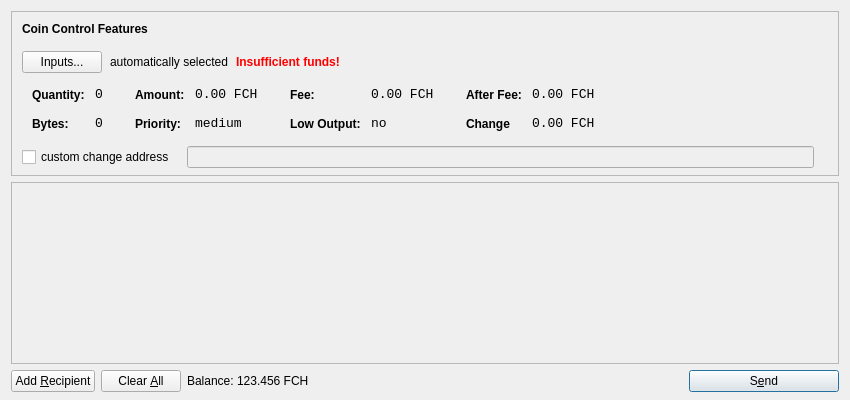
<?xml version="1.0" encoding="UTF-8"?>
<ui version="4.0">
 <class>SendCoinsDialog</class>
 <widget class="QDialog" name="SendCoinsDialog">
  <property name="geometry">
   <rect>
    <x>0</x>
    <y>0</y>
    <width>850</width>
    <height>400</height>
   </rect>
  </property>
  <property name="windowTitle">
   <string>Send Coins</string>
  </property>
  <layout class="QVBoxLayout" name="verticalLayout" stretch="0,1,0">
   <property name="bottomMargin">
    <number>8</number>
   </property>
   <item>
    <widget class="QFrame" name="frameCoinControl">
     <property name="sizePolicy">
      <sizepolicy hsizetype="Expanding" vsizetype="Expanding">
       <horstretch>0</horstretch>
       <verstretch>0</verstretch>
      </sizepolicy>
     </property>
     <property name="maximumSize">
      <size>
       <width>16777215</width>
       <height>16777215</height>
      </size>
     </property>
     <property name="frameShape">
      <enum>QFrame::StyledPanel</enum>
     </property>
     <property name="frameShadow">
      <enum>QFrame::Sunken</enum>
     </property>
     <layout class="QVBoxLayout" name="verticalLayoutCoinControl2">
      <property name="spacing">
       <number>-1</number>
      </property>
      <property name="leftMargin">
       <number>0</number>
      </property>
      <property name="topMargin">
       <number>0</number>
      </property>
      <property name="rightMargin">
       <number>0</number>
      </property>
      <property name="bottomMargin">
       <number>6</number>
      </property>
      <item>
       <layout class="QVBoxLayout" name="verticalLayoutCoinControl" stretch="0,0,0,0,1">
        <property name="spacing">
         <number>0</number>
        </property>
        <property name="leftMargin">
         <number>10</number>
        </property>
        <property name="topMargin">
         <number>10</number>
        </property>
        <item>
         <layout class="QHBoxLayout" name="horizontalLayoutCoinControl1">
          <property name="bottomMargin">
           <number>15</number>
          </property>
          <item>
           <widget class="QLabel" name="labelCoinControlFeatures">
            <property name="sizePolicy">
             <sizepolicy hsizetype="Preferred" vsizetype="Maximum">
              <horstretch>0</horstretch>
              <verstretch>0</verstretch>
             </sizepolicy>
            </property>
            <property name="font">
             <font>
              <weight>75</weight>
              <bold>true</bold>
             </font>
            </property>
            <property name="styleSheet">
             <string notr="true">font-weight:bold;</string>
            </property>
            <property name="text">
             <string>Coin Control Features</string>
            </property>
           </widget>
          </item>
         </layout>
        </item>
        <item>
         <layout class="QHBoxLayout" name="horizontalLayoutCoinControl2" stretch="0,0,0,0">
          <property name="spacing">
           <number>8</number>
          </property>
          <property name="bottomMargin">
           <number>10</number>
          </property>
          <item>
           <widget class="QPushButton" name="pushButtonCoinControl">
            <property name="styleSheet">
             <string notr="true"/>
            </property>
            <property name="text">
             <string>Inputs...</string>
            </property>
           </widget>
          </item>
          <item>
           <widget class="QLabel" name="labelCoinControlAutomaticallySelected">
            <property name="text">
             <string>automatically selected</string>
            </property>
            <property name="margin">
             <number>5</number>
            </property>
           </widget>
          </item>
          <item>
           <widget class="QLabel" name="labelCoinControlInsuffFunds">
            <property name="font">
             <font>
              <weight>75</weight>
              <bold>true</bold>
             </font>
            </property>
            <property name="styleSheet">
             <string notr="true">color:red;font-weight:bold;</string>
            </property>
            <property name="text">
             <string>Insufficient funds!</string>
            </property>
            <property name="margin">
             <number>5</number>
            </property>
           </widget>
          </item>
          <item>
           <spacer name="horizontalSpacerCoinControl">
            <property name="orientation">
             <enum>Qt::Horizontal</enum>
            </property>
            <property name="sizeHint" stdset="0">
             <size>
              <width>40</width>
              <height>1</height>
             </size>
            </property>
           </spacer>
          </item>
         </layout>
        </item>
        <item>
         <widget class="QWidget" name="widgetCoinControl" native="true">
          <property name="sizePolicy">
           <sizepolicy hsizetype="Preferred" vsizetype="Preferred">
            <horstretch>0</horstretch>
            <verstretch>0</verstretch>
           </sizepolicy>
          </property>
          <property name="minimumSize">
           <size>
            <width>0</width>
            <height>0</height>
           </size>
          </property>
          <property name="styleSheet">
           <string notr="true"/>
          </property>
          <layout class="QHBoxLayout" name="horizontalLayoutCoinControl5">
           <property name="margin">
            <number>0</number>
           </property>
           <item>
            <layout class="QHBoxLayout" name="horizontalLayoutCoinControl3" stretch="0,0,0,1">
             <property name="spacing">
              <number>20</number>
             </property>
             <property name="topMargin">
              <number>0</number>
             </property>
             <property name="bottomMargin">
              <number>10</number>
             </property>
             <item>
              <layout class="QFormLayout" name="formLayoutCoinControl1">
               <property name="horizontalSpacing">
                <number>10</number>
               </property>
               <property name="verticalSpacing">
                <number>14</number>
               </property>
               <property name="leftMargin">
                <number>10</number>
               </property>
               <property name="topMargin">
                <number>4</number>
               </property>
               <property name="rightMargin">
                <number>6</number>
               </property>
               <item row="0" column="0">
                <widget class="QLabel" name="labelCoinControlQuantityText">
                 <property name="styleSheet">
                  <string notr="true">font-weight:bold;</string>
                 </property>
                 <property name="text">
                  <string>Quantity:</string>
                 </property>
                 <property name="margin">
                  <number>0</number>
                 </property>
                </widget>
               </item>
               <item row="0" column="1">
                <widget class="QLabel" name="labelCoinControlQuantity">
                 <property name="font">
                  <font>
                   <family>Monospace</family>
                   <pointsize>10</pointsize>
                  </font>
                 </property>
                 <property name="cursor">
                  <cursorShape>IBeamCursor</cursorShape>
                 </property>
                 <property name="contextMenuPolicy">
                  <enum>Qt::ActionsContextMenu</enum>
                 </property>
                 <property name="text">
                  <string>0</string>
                 </property>
                 <property name="margin">
                  <number>0</number>
                 </property>
                 <property name="textInteractionFlags">
                  <set>Qt::LinksAccessibleByMouse|Qt::TextSelectableByKeyboard|Qt::TextSelectableByMouse</set>
                 </property>
                </widget>
               </item>
               <item row="1" column="0">
                <widget class="QLabel" name="labelCoinControlBytesText">
                 <property name="styleSheet">
                  <string notr="true">font-weight:bold;</string>
                 </property>
                 <property name="text">
                  <string>Bytes:</string>
                 </property>
                </widget>
               </item>
               <item row="1" column="1">
                <widget class="QLabel" name="labelCoinControlBytes">
                 <property name="font">
                  <font>
                   <family>Monospace</family>
                   <pointsize>10</pointsize>
                  </font>
                 </property>
                 <property name="cursor">
                  <cursorShape>IBeamCursor</cursorShape>
                 </property>
                 <property name="contextMenuPolicy">
                  <enum>Qt::ActionsContextMenu</enum>
                 </property>
                 <property name="text">
                  <string>0</string>
                 </property>
                 <property name="textInteractionFlags">
                  <set>Qt::LinksAccessibleByMouse|Qt::TextSelectableByKeyboard|Qt::TextSelectableByMouse</set>
                 </property>
                </widget>
               </item>
              </layout>
             </item>
             <item>
              <layout class="QFormLayout" name="formLayoutCoinControl2">
               <property name="horizontalSpacing">
                <number>10</number>
               </property>
               <property name="verticalSpacing">
                <number>14</number>
               </property>
               <property name="leftMargin">
                <number>6</number>
               </property>
               <property name="topMargin">
                <number>4</number>
               </property>
               <property name="rightMargin">
                <number>6</number>
               </property>
               <item row="0" column="0">
                <widget class="QLabel" name="labelCoinControlAmountText">
                 <property name="styleSheet">
                  <string notr="true">font-weight:bold;</string>
                 </property>
                 <property name="text">
                  <string>Amount:</string>
                 </property>
                 <property name="margin">
                  <number>0</number>
                 </property>
                </widget>
               </item>
               <item row="0" column="1">
                <widget class="QLabel" name="labelCoinControlAmount">
                 <property name="font">
                  <font>
                   <family>Monospace</family>
                   <pointsize>10</pointsize>
                  </font>
                 </property>
                 <property name="cursor">
                  <cursorShape>IBeamCursor</cursorShape>
                 </property>
                 <property name="contextMenuPolicy">
                  <enum>Qt::ActionsContextMenu</enum>
                 </property>
                 <property name="text">
                  <string>0.00 FCH</string>
                 </property>
                 <property name="textInteractionFlags">
                  <set>Qt::LinksAccessibleByMouse|Qt::TextSelectableByKeyboard|Qt::TextSelectableByMouse</set>
                 </property>
                </widget>
               </item>
               <item row="1" column="0">
                <widget class="QLabel" name="labelCoinControlPriorityText">
                 <property name="styleSheet">
                  <string notr="true">font-weight:bold;</string>
                 </property>
                 <property name="text">
                  <string>Priority:</string>
                 </property>
                </widget>
               </item>
               <item row="1" column="1">
                <widget class="QLabel" name="labelCoinControlPriority">
                 <property name="font">
                  <font>
                   <family>Monospace</family>
                   <pointsize>10</pointsize>
                  </font>
                 </property>
                 <property name="cursor">
                  <cursorShape>IBeamCursor</cursorShape>
                 </property>
                 <property name="contextMenuPolicy">
                  <enum>Qt::ActionsContextMenu</enum>
                 </property>
                 <property name="text">
                  <string>medium</string>
                 </property>
                 <property name="textInteractionFlags">
                  <set>Qt::LinksAccessibleByMouse|Qt::TextSelectableByKeyboard|Qt::TextSelectableByMouse</set>
                 </property>
                </widget>
               </item>
              </layout>
             </item>
             <item>
              <layout class="QFormLayout" name="formLayoutCoinControl3">
               <property name="horizontalSpacing">
                <number>10</number>
               </property>
               <property name="verticalSpacing">
                <number>14</number>
               </property>
               <property name="leftMargin">
                <number>6</number>
               </property>
               <property name="topMargin">
                <number>4</number>
               </property>
               <property name="rightMargin">
                <number>6</number>
               </property>
               <item row="0" column="0">
                <widget class="QLabel" name="labelCoinControlFeeText">
                 <property name="styleSheet">
                  <string notr="true">font-weight:bold;</string>
                 </property>
                 <property name="text">
                  <string>Fee:</string>
                 </property>
                 <property name="margin">
                  <number>0</number>
                 </property>
                </widget>
               </item>
               <item row="0" column="1">
                <widget class="QLabel" name="labelCoinControlFee">
                 <property name="font">
                  <font>
                   <family>Monospace</family>
                   <pointsize>10</pointsize>
                  </font>
                 </property>
                 <property name="cursor">
                  <cursorShape>IBeamCursor</cursorShape>
                 </property>
                 <property name="contextMenuPolicy">
                  <enum>Qt::ActionsContextMenu</enum>
                 </property>
                 <property name="text">
                  <string>0.00 FCH</string>
                 </property>
                 <property name="textInteractionFlags">
                  <set>Qt::LinksAccessibleByMouse|Qt::TextSelectableByKeyboard|Qt::TextSelectableByMouse</set>
                 </property>
                </widget>
               </item>
               <item row="1" column="0">
                <widget class="QLabel" name="labelCoinControlLowOutputText">
                 <property name="styleSheet">
                  <string notr="true">font-weight:bold;</string>
                 </property>
                 <property name="text">
                  <string>Low Output:</string>
                 </property>
                </widget>
               </item>
               <item row="1" column="1">
                <widget class="QLabel" name="labelCoinControlLowOutput">
                 <property name="font">
                  <font>
                   <family>Monospace</family>
                   <pointsize>10</pointsize>
                  </font>
                 </property>
                 <property name="cursor">
                  <cursorShape>IBeamCursor</cursorShape>
                 </property>
                 <property name="contextMenuPolicy">
                  <enum>Qt::ActionsContextMenu</enum>
                 </property>
                 <property name="text">
                  <string>no</string>
                 </property>
                 <property name="textInteractionFlags">
                  <set>Qt::LinksAccessibleByMouse|Qt::TextSelectableByKeyboard|Qt::TextSelectableByMouse</set>
                 </property>
                </widget>
               </item>
              </layout>
             </item>
             <item>
              <layout class="QFormLayout" name="formLayoutCoinControl4">
               <property name="horizontalSpacing">
                <number>10</number>
               </property>
               <property name="verticalSpacing">
                <number>14</number>
               </property>
               <property name="leftMargin">
                <number>6</number>
               </property>
               <property name="topMargin">
                <number>4</number>
               </property>
               <property name="rightMargin">
                <number>6</number>
               </property>
               <item row="0" column="0">
                <widget class="QLabel" name="labelCoinControlAfterFeeText">
                 <property name="styleSheet">
                  <string notr="true">font-weight:bold;</string>
                 </property>
                 <property name="text">
                  <string>After Fee:</string>
                 </property>
                 <property name="margin">
                  <number>0</number>
                 </property>
                </widget>
               </item>
               <item row="0" column="1">
                <widget class="QLabel" name="labelCoinControlAfterFee">
                 <property name="font">
                  <font>
                   <family>Monospace</family>
                   <pointsize>10</pointsize>
                  </font>
                 </property>
                 <property name="cursor">
                  <cursorShape>IBeamCursor</cursorShape>
                 </property>
                 <property name="contextMenuPolicy">
                  <enum>Qt::ActionsContextMenu</enum>
                 </property>
                 <property name="text">
                  <string>0.00 FCH</string>
                 </property>
                 <property name="textInteractionFlags">
                  <set>Qt::LinksAccessibleByMouse|Qt::TextSelectableByKeyboard|Qt::TextSelectableByMouse</set>
                 </property>
                </widget>
               </item>
               <item row="1" column="0">
                <widget class="QLabel" name="labelCoinControlChangeText">
                 <property name="styleSheet">
                  <string notr="true">font-weight:bold;</string>
                 </property>
                 <property name="text">
                  <string>Change</string>
                 </property>
                </widget>
               </item>
               <item row="1" column="1">
                <widget class="QLabel" name="labelCoinControlChange">
                 <property name="font">
                  <font>
                   <family>Monospace</family>
                   <pointsize>10</pointsize>
                  </font>
                 </property>
                 <property name="cursor">
                  <cursorShape>IBeamCursor</cursorShape>
                 </property>
                 <property name="contextMenuPolicy">
                  <enum>Qt::ActionsContextMenu</enum>
                 </property>
                 <property name="text">
                  <string>0.00 FCH</string>
                 </property>
                 <property name="textInteractionFlags">
                  <set>Qt::LinksAccessibleByMouse|Qt::TextSelectableByKeyboard|Qt::TextSelectableByMouse</set>
                 </property>
                </widget>
               </item>
              </layout>
             </item>
            </layout>
           </item>
          </layout>
         </widget>
        </item>
        <item>
         <layout class="QHBoxLayout" name="horizontalLayoutCoinControl4" stretch="0,0,0">
          <property name="spacing">
           <number>12</number>
          </property>
          <property name="sizeConstraint">
           <enum>QLayout::SetDefaultConstraint</enum>
          </property>
          <property name="topMargin">
           <number>5</number>
          </property>
          <property name="rightMargin">
           <number>5</number>
          </property>
          <item>
           <widget class="QCheckBox" name="checkBoxCoinControlChange">
            <property name="text">
             <string>custom change address</string>
            </property>
           </widget>
          </item>
          <item>
           <widget class="QLineEdit" name="lineEditCoinControlChange">
            <property name="enabled">
             <bool>false</bool>
            </property>
            <property name="sizePolicy">
             <sizepolicy hsizetype="Expanding" vsizetype="Fixed">
              <horstretch>0</horstretch>
              <verstretch>0</verstretch>
             </sizepolicy>
            </property>
           </widget>
          </item>
          <item>
           <widget class="QLabel" name="labelCoinControlChangeLabel">
            <property name="sizePolicy">
             <sizepolicy hsizetype="Preferred" vsizetype="Expanding">
              <horstretch>0</horstretch>
              <verstretch>0</verstretch>
             </sizepolicy>
            </property>
            <property name="minimumSize">
             <size>
              <width>0</width>
              <height>0</height>
             </size>
            </property>
            <property name="text">
             <string/>
            </property>
            <property name="margin">
             <number>3</number>
            </property>
           </widget>
          </item>
         </layout>
        </item>
        <item>
         <spacer name="verticalSpacerCoinControl">
          <property name="orientation">
           <enum>Qt::Vertical</enum>
          </property>
          <property name="sizeHint" stdset="0">
           <size>
            <width>800</width>
            <height>1</height>
           </size>
          </property>
         </spacer>
        </item>
       </layout>
      </item>
     </layout>
    </widget>
   </item>
   <item>
    <widget class="QScrollArea" name="scrollArea">
     <property name="widgetResizable">
      <bool>true</bool>
     </property>
     <widget class="QWidget" name="scrollAreaWidgetContents">
      <property name="geometry">
       <rect>
        <x>0</x>
        <y>0</y>
        <width>830</width>
        <height>165</height>
       </rect>
      </property>
      <layout class="QVBoxLayout" name="verticalLayout_2">
       <property name="margin">
        <number>0</number>
       </property>
       <item>
        <layout class="QVBoxLayout" name="entries">
         <property name="spacing">
          <number>6</number>
         </property>
        </layout>
       </item>
       <item>
        <spacer name="verticalSpacer">
         <property name="orientation">
          <enum>Qt::Vertical</enum>
         </property>
         <property name="sizeHint" stdset="0">
          <size>
           <width>20</width>
           <height>40</height>
          </size>
         </property>
        </spacer>
       </item>
      </layout>
     </widget>
    </widget>
   </item>
   <item>
    <layout class="QHBoxLayout" name="horizontalLayout">
     <item>
      <widget class="QPushButton" name="addButton">
       <property name="toolTip">
        <string>Send to multiple recipients at once</string>
       </property>
       <property name="text">
        <string>Add &amp;Recipient</string>
       </property>
       <property name="icon">
        <iconset resource="../bitcoin.qrc">
         <normaloff>:/icons/add</normaloff>:/icons/add</iconset>
       </property>
       <property name="autoDefault">
        <bool>false</bool>
       </property>
      </widget>
     </item>
     <item>
      <widget class="QPushButton" name="clearButton">
       <property name="sizePolicy">
        <sizepolicy hsizetype="Minimum" vsizetype="Fixed">
         <horstretch>0</horstretch>
         <verstretch>0</verstretch>
        </sizepolicy>
       </property>
       <property name="toolTip">
        <string>Remove all transaction fields</string>
       </property>
       <property name="text">
        <string>Clear &amp;All</string>
       </property>
       <property name="icon">
        <iconset resource="../bitcoin.qrc">
         <normaloff>:/icons/remove</normaloff>:/icons/remove</iconset>
       </property>
       <property name="autoRepeatDelay">
        <number>300</number>
       </property>
       <property name="autoDefault">
        <bool>false</bool>
       </property>
      </widget>
     </item>
     <item>
      <layout class="QHBoxLayout" name="horizontalLayout_2">
       <property name="spacing">
        <number>3</number>
       </property>
       <item>
        <widget class="QLabel" name="label">
         <property name="sizePolicy">
          <sizepolicy hsizetype="Preferred" vsizetype="Fixed">
           <horstretch>0</horstretch>
           <verstretch>0</verstretch>
          </sizepolicy>
         </property>
         <property name="text">
          <string>Balance:</string>
         </property>
        </widget>
       </item>
       <item>
        <widget class="QLabel" name="labelBalance">
         <property name="sizePolicy">
          <sizepolicy hsizetype="Preferred" vsizetype="Fixed">
           <horstretch>0</horstretch>
           <verstretch>0</verstretch>
          </sizepolicy>
         </property>
         <property name="cursor">
          <cursorShape>IBeamCursor</cursorShape>
         </property>
         <property name="text">
          <string>123.456 FCH</string>
         </property>
         <property name="textInteractionFlags">
          <set>Qt::LinksAccessibleByMouse|Qt::TextSelectableByKeyboard|Qt::TextSelectableByMouse</set>
         </property>
        </widget>
       </item>
      </layout>
     </item>
     <item>
      <spacer name="horizontalSpacer">
       <property name="orientation">
        <enum>Qt::Horizontal</enum>
       </property>
       <property name="sizeHint" stdset="0">
        <size>
         <width>40</width>
         <height>20</height>
        </size>
       </property>
      </spacer>
     </item>
     <item>
      <widget class="QPushButton" name="sendButton">
       <property name="minimumSize">
        <size>
         <width>150</width>
         <height>0</height>
        </size>
       </property>
       <property name="toolTip">
        <string>Confirm the send action</string>
       </property>
       <property name="text">
        <string>S&amp;end</string>
       </property>
       <property name="icon">
        <iconset resource="../bitcoin.qrc">
         <normaloff>:/icons/send</normaloff>:/icons/send</iconset>
       </property>
       <property name="default">
        <bool>true</bool>
       </property>
      </widget>
     </item>
    </layout>
   </item>
  </layout>
 </widget>
 <resources>
  <include location="../bitcoin.qrc"/>
 </resources>
 <connections/>
</ui>
